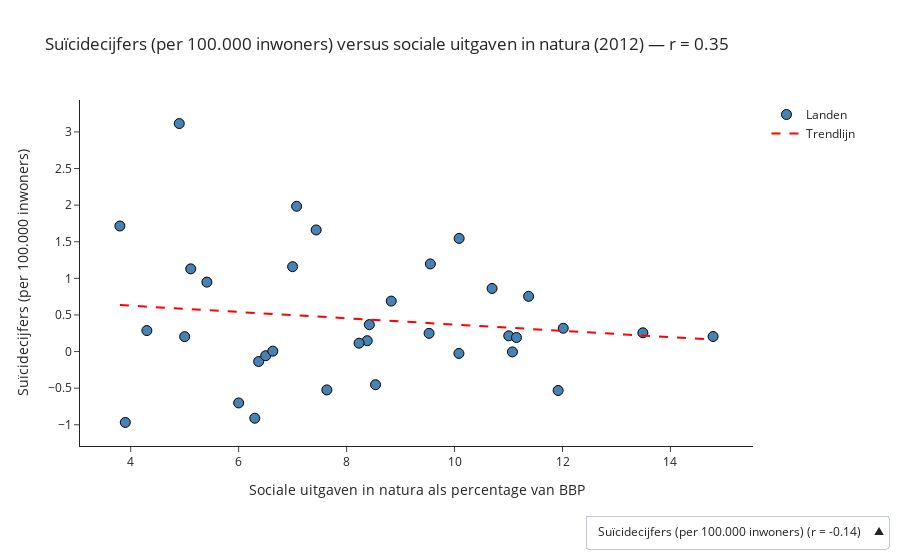

Here is the notebook cell this chart was saved with:
### Code cell
import pandas as pd
import numpy as np
import plotly.graph_objects as go

# Dataset inladen
pad = "Data/volledige_gecombineerde_dataset_met_family.csv"
df = pd.read_csv(pad)

# Filter op 2012
df_2012 = df[df['year'] == 2012].dropna(subset=[
    'socexp_k_pmp',
    'suicides_per_100k',
    'ladder_y',
    'total_mental_illness_prev'
])

# Functie voor regressielijn en correlatie
def bereken_regressie(x, y):
    slope, intercept = np.polyfit(x, y, 1)
    x_vals = np.linspace(x.min(), x.max(), 100)
    y_vals = slope * x_vals + intercept
    corr = round(x.corr(y), 2)
    return x_vals, y_vals, corr

# Keuzevariabelen en labels
variabelen = {
    'suicides_per_100k': 'Suïcidecijfers (per 100.000 inwoners)',
    'ladder_y': 'Geluksscore (Cantril ladder, 0–10)',
    'total_mental_illness_prev': 'Totaal mentale aandoeningen (%)'
}

# Standaard indicator
y_default = 'suicides_per_100k'

# Eerste keer plotten
x_data = df_2012['socexp_k_pmp']
y_data = df_2012[y_default]
x_vals, y_vals, corr = bereken_regressie(x_data, y_data)

fig = go.Figure()

# Scatterplot
fig.add_trace(go.Scatter(
    x=x_data,
    y=y_data,
    mode='markers',
    marker=dict(size=10, color='steelblue', line=dict(width=1, color='black')),
    text=df_2012['country'],
    hovertemplate="<b>Land:</b> %{text}<br>Sociale uitgaven in natura: %{x:.2f}% van BBP<br>Waarde: %{y:.2f}<extra></extra>",
    name='Landen'
))

# Trendlijn
fig.add_trace(go.Scatter(
    x=x_vals,
    y=y_vals,
    mode='lines',
    line=dict(color='red', dash='dash'),
    name='Trendlijn'
))

# Dropdownmenu met duidelijke labels + correlatie in titel
dropdown_buttons = []
for var, label in variabelen.items():
    y_data = df_2012[var]
    x_vals, y_vals, corr = bereken_regressie(x_data, y_data)

    dropdown_buttons.append(dict(
        label=f"{label} (r = {corr})",
        method="update",
        args=[
            {"x": [x_data, x_vals],
             "y": [y_data, y_vals]},
            {"yaxis": {"title": label},
             "title": f"{label} versus sociale uitgaven in natura (2012) — r = {corr}"}
        ]
    ))

# Layout
fig.update_layout(
    title=f"{variabelen[y_default]} versus sociale uitgaven in natura (2012) — r = {corr}",
    xaxis_title="Sociale uitgaven in natura als percentage van BBP",
    yaxis_title=variabelen[y_default],
    updatemenus=[
        dict(
            buttons=dropdown_buttons,
            direction="up",
            x=1.2,
            xanchor="right",
            y=-0.2,
            yanchor="top",
            showactive=True
        )
    ],
    template="simple_white"
)

fig.show()

### Figure 1 — Plotly figure (JSON) as saved in the notebook; plotly's stock layout.template omitted (floating-point values rounded to 4 significant figures; data arrays with more than 128 entries replaced by an {"elided": "..."} marker saying what was removed)
{"data": [{"hovertemplate": "<b>Land:</b> %{text}<br>Sociale uitgaven in natura: %{x:.2f}% van BBP<br>Waarde: %{y:.2f}<extra></extra>", "marker": {"color": "steelblue", "line": {"color": "black", "width": 1}, "size": 10}, "mode": "markers", "name": "Landen", "text": ["Australia", "Austria", "Belgium", "Bulgaria", "Canada", "Croatia", "Cyprus", "Denmark", "Estonia", "Finland", "France", "Germany", "Greece", "Hungary", "Iceland", "Ireland", "Italy", "Japan", "Latvia", "Lithuania", "Luxembourg", "Malta", "Netherlands", "New Zealand", "Norway", "Poland", "Portugal", "Romania", "Slovakia", "Slovenia", "Spain", "Sweden", "Switzerland", "United Kingdom"], "type": "scatter", "x": [8.382, 8.827, 9.552, 5, 8.231, 7, 3.9, 14.79, 5.112, 10.7, 11.37, 11.0, 6.299, 7.074, 11.15, 9.528, 7.634, 10.09, 3.8, 4.9, 6.371, 6, 11.07, 12.01, 10.08, 5.412, 6.501, 4.3, 6.633, 7.436, 8.536, 13.49, 8.421, 11.92], "y": [0.1485, 0.6891, 1.197, 0.2037, 0.1143, 1.159, -0.9683, 0.2054, 1.13, 0.8618, 0.754, 0.2146, -0.9106, 1.984, 0.1919, 0.2488, -0.5239, 1.546, 1.715, 3.114, -0.1361, -0.702, -0.0049, 0.3183, -0.02573, 0.9485, -0.05661, 0.2866, 0.00563, 1.661, -0.4531, 0.2566, 0.368, -0.5315]}, {"line": {"color": "red", "dash": "dash"}, "mode": "lines", "name": "Trendlijn", "type": "scatter", "x": [3.8, 3.911, 4.022, 4.133, 4.244, 4.355, 4.466, 4.577, 4.688, 4.799, 4.91, 5.021, 5.132, 5.243, 5.354, 5.465, 5.576, 5.687, 5.798, 5.909, 6.02, 6.131, 6.242, 6.353, 6.464, 6.575, 6.686, 6.797, 6.908, 7.019, 7.13, 7.241, 7.352, 7.463, 7.574, 7.685, 7.796, 7.907, 8.018, 8.129, 8.24, 8.351, 8.462, 8.573, 8.684, 8.795, 8.906, 9.017, 9.128, 9.239, 9.351, 9.462, 9.573, 9.684, 9.795, 9.906, 10.02, 10.13, 10.24, 10.35, 10.46, 10.57, 10.68, 10.79, 10.9, 11.02, 11.13, 11.24, 11.35, 11.46, 11.57, 11.68, 11.79, 11.9, 12.01, 12.13, 12.24, 12.35, 12.46, 12.57, 12.68, 12.79, 12.9, 13.01, 13.12, 13.24, 13.35, 13.46, 13.57, 13.68, 13.79, 13.9, 14.01, 14.12, 14.23, 14.35, 14.46, 14.57, 14.68, 14.79], "y": [0.6352, 0.6304, 0.6256, 0.6209, 0.6161, 0.6113, 0.6066, 0.6018, 0.597, 0.5923, 0.5875, 0.5827, 0.5779, 0.5732, 0.5684, 0.5636, 0.5589, 0.5541, 0.5493, 0.5446, 0.5398, 0.535, 0.5303, 0.5255, 0.5207, 0.5159, 0.5112, 0.5064, 0.5016, 0.4969, 0.4921, 0.4873, 0.4826, 0.4778, 0.473, 0.4683, 0.4635, 0.4587, 0.454, 0.4492, 0.4444, 0.4396, 0.4349, 0.4301, 0.4253, 0.4206, 0.4158, 0.411, 0.4063, 0.4015, 0.3967, 0.392, 0.3872, 0.3824, 0.3777, 0.3729, 0.3681, 0.3633, 0.3586, 0.3538, 0.349, 0.3443, 0.3395, 0.3347, 0.33, 0.3252, 0.3204, 0.3157, 0.3109, 0.3061, 0.3013, 0.2966, 0.2918, 0.287, 0.2823, 0.2775, 0.2727, 0.268, 0.2632, 0.2584, 0.2537, 0.2489, 0.2441, 0.2394, 0.2346, 0.2298, 0.225, 0.2203, 0.2155, 0.2107, 0.206, 0.2012, 0.1964, 0.1917, 0.1869, 0.1821, 0.1774, 0.1726, 0.1678, 0.1631]}], "layout": {"title": {"text": "Suïcidecijfers (per 100.000 inwoners) versus sociale uitgaven in natura (2012) — r = 0.35"}, "updatemenus": [{"buttons": [{"args": [{"x": {"elided": "2 rows, 134 float values in total"}, "y": {"elided": "2 rows, 134 float values in total"}}, {"title": "Suïcidecijfers (per 100.000 inwoners) versus sociale uitgaven in natura (2012) — r = -0.14", "yaxis": {"title": "Suïcidecijfers (per 100.000 inwoners)"}}], "label": "Suïcidecijfers (per 100.000 inwoners) (r = -0.14)", "method": "update"}, {"args": [{"x": {"elided": "2 rows, 134 float values in total"}, "y": {"elided": "2 rows, 134 float values in total"}}, {"title": "Geluksscore (Cantril ladder, 0–10) versus sociale uitgaven in natura (2012) — r = 0.73", "yaxis": {"title": "Geluksscore (Cantril ladder, 0–10)"}}], "label": "Geluksscore (Cantril ladder, 0–10) (r = 0.73)", "method": "update"}, {"args": [{"x": {"elided": "2 rows, 134 float values in total"}, "y": {"elided": "2 rows, 134 float values in total"}}, {"title": "Totaal mentale aandoeningen (%) versus sociale uitgaven in natura (2012) — r = 0.35", "yaxis": {"title": "Totaal mentale aandoeningen (%)"}}], "label": "Totaal mentale aandoeningen (%) (r = 0.35)", "method": "update"}], "direction": "up", "showactive": true, "x": 1.2, "xanchor": "right", "y": -0.2, "yanchor": "top"}], "xaxis": {"title": {"text": "Sociale uitgaven in natura als percentage van BBP"}}, "yaxis": {"title": {"text": "Suïcidecijfers (per 100.000 inwoners)"}}}}
